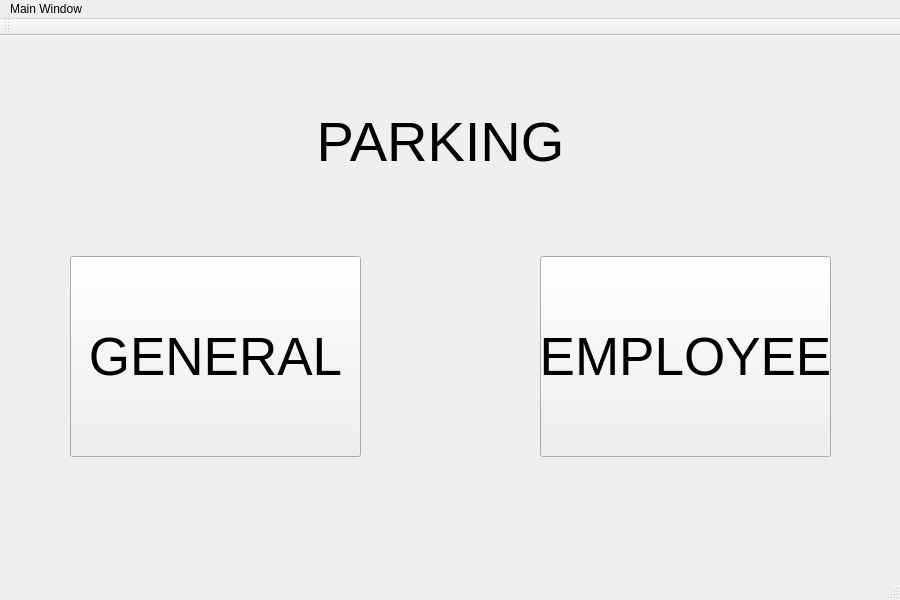
<?xml version="1.0" encoding="UTF-8"?>
<ui version="4.0">
 <class>MainWindow</class>
 <widget class="QMainWindow" name="MainWindow">
  <property name="geometry">
   <rect>
    <x>0</x>
    <y>0</y>
    <width>900</width>
    <height>600</height>
   </rect>
  </property>
  <property name="windowTitle">
   <string>MainWindow</string>
  </property>
  <widget class="QWidget" name="centralWidget">
   <widget class="QPushButton" name="generalButton">
    <property name="geometry">
     <rect>
      <x>70</x>
      <y>220</y>
      <width>291</width>
      <height>201</height>
     </rect>
    </property>
    <property name="font">
     <font>
      <pointsize>40</pointsize>
     </font>
    </property>
    <property name="text">
     <string>GENERAL</string>
    </property>
   </widget>
   <widget class="QPushButton" name="employeeButton">
    <property name="geometry">
     <rect>
      <x>540</x>
      <y>220</y>
      <width>291</width>
      <height>201</height>
     </rect>
    </property>
    <property name="font">
     <font>
      <pointsize>40</pointsize>
     </font>
    </property>
    <property name="text">
     <string>EMPLOYEE</string>
    </property>
   </widget>
   <widget class="QLabel" name="titleLabel">
    <property name="geometry">
     <rect>
      <x>300</x>
      <y>50</y>
      <width>281</width>
      <height>111</height>
     </rect>
    </property>
    <property name="font">
     <font>
      <pointsize>42</pointsize>
      <underline>false</underline>
     </font>
    </property>
    <property name="text">
     <string>PARKING</string>
    </property>
    <property name="alignment">
     <set>Qt::AlignCenter</set>
    </property>
   </widget>
  </widget>
  <widget class="QMenuBar" name="menuBar">
   <property name="geometry">
    <rect>
     <x>0</x>
     <y>0</y>
     <width>900</width>
     <height>21</height>
    </rect>
   </property>
   <widget class="QMenu" name="menuMain_Window">
    <property name="title">
     <string>Main Window</string>
    </property>
   </widget>
   <addaction name="menuMain_Window"/>
  </widget>
  <widget class="QToolBar" name="mainToolBar">
   <attribute name="toolBarArea">
    <enum>TopToolBarArea</enum>
   </attribute>
   <attribute name="toolBarBreak">
    <bool>false</bool>
   </attribute>
  </widget>
  <widget class="QStatusBar" name="statusBar"/>
 </widget>
 <layoutdefault spacing="6" margin="11"/>
 <resources/>
 <connections/>
</ui>
